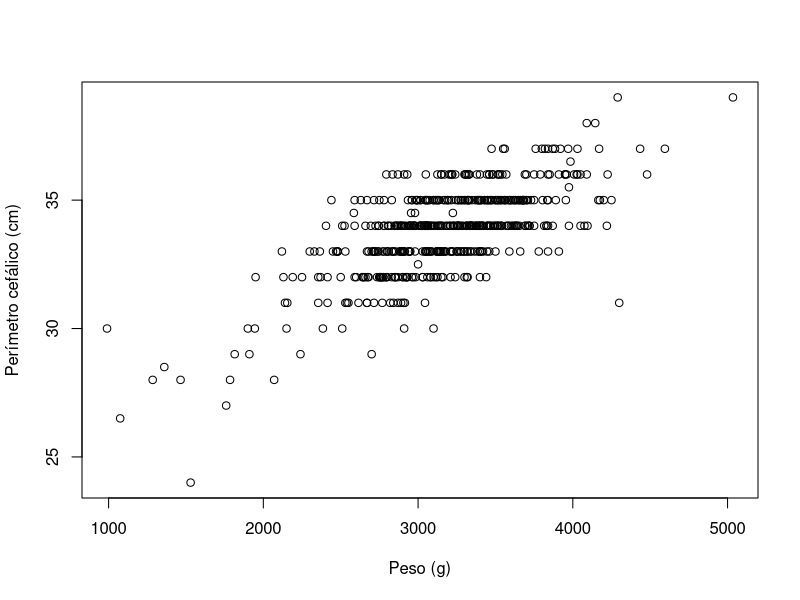
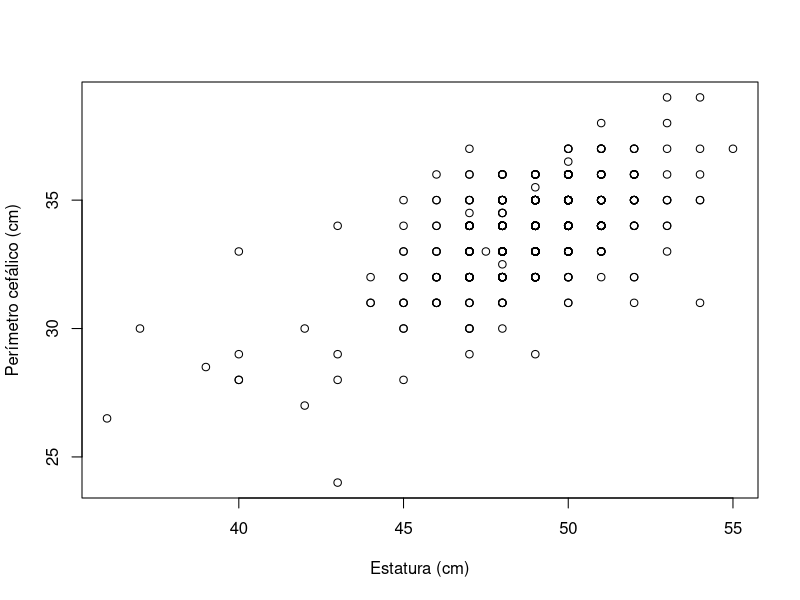
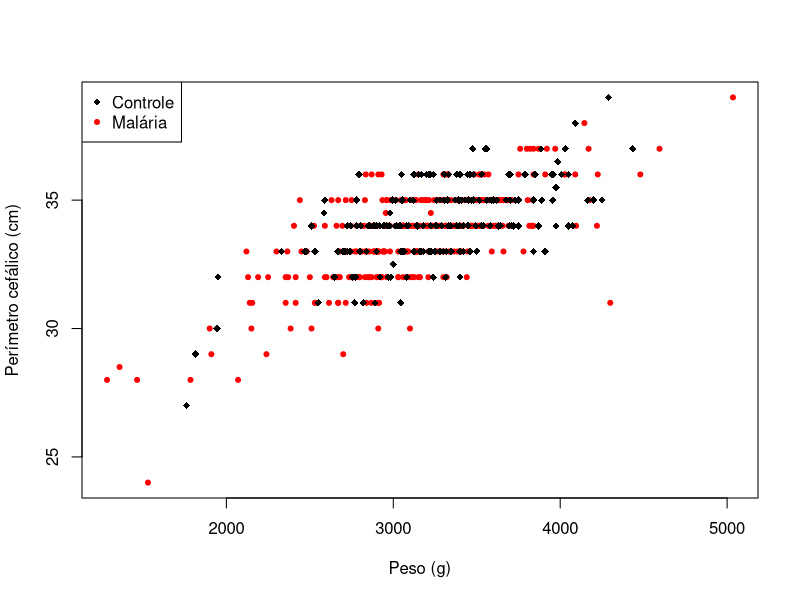
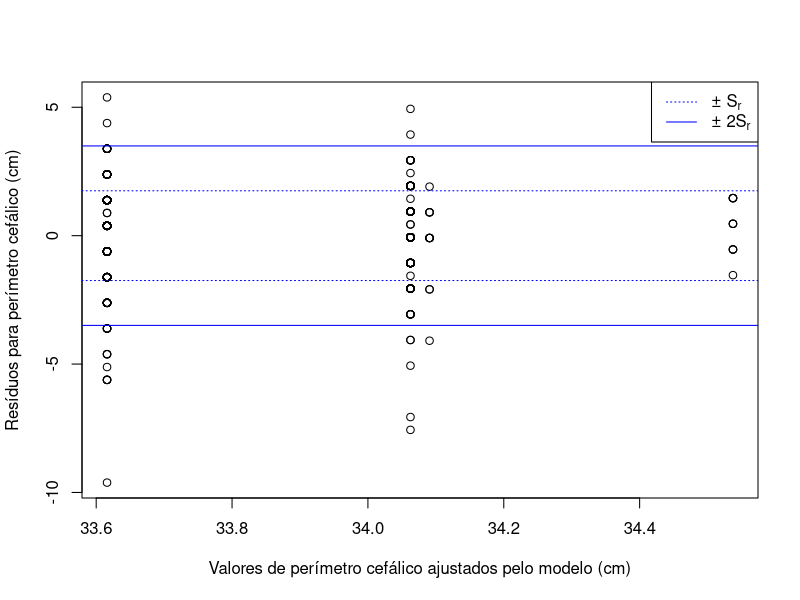

Write R code to recreate these figures, in order.
#!/usr/bin/Rscript

DISPERSION_A1 = "ex2-a1.pdf"
DISPERSION_A2 = "ex2-a2.pdf"
DISPERSION_C  = "ex2-c.pdf"
RESIDUALS_D   = "ex2-d.pdf"

WEIGHT_B = 3000

df = read.csv("../data/ex2.csv", sep=";", fileEncoding="UTF-8")

# ---------------------------------------------------------------------
# Item a

cat("[Item a]\n")

print("Valid observations:")
paste("- Weight: ",             sum(!is.na(df$peso)), "/", length(df$peso), sep="")
paste("- Height: ",             sum(!is.na(df$est)),  "/", length(df$est),  sep="")
paste("- Cephalic perimeter: ", sum(!is.na(df$pc)),   "/", length(df$pc),   sep="")
cat("\n")

# Cephalic perimeter x weight
r = cor(df$pc, df$peso, use="pairwise.complete.obs")
paste("Cephalic perimeter x weight: r² =", round(r, 3))

pdf(DISPERSION_A1)
plot(df$pc ~ df$peso,
     xlab="Peso (g)",
     ylab="Perímetro cefálico (cm)")
invisible(dev.off())
paste("Dispersion diagram saved as", DISPERSION_A1)
cat("\n")

# Cephalic perimeter x height
r = cor(df$pc, df$est, use="pairwise.complete.obs")
paste("Cephalic perimeter x height: r² =", round(r, 3))

# Count number of times that (est=48.0, pc=33.0) appeared in the dataframe
rep = (df$est == 48.0 & df$pc == 33.0)
paste("(48.0, 33.0) appeared", length(which(rep == T)), "times")

pdf(DISPERSION_A2)
plot(df$pc ~ df$est,
     xlab="Estatura (cm)",
     ylab="Perímetro cefálico (cm)")
invisible(dev.off())
paste("Dispersion diagram saved as", DISPERSION_A2)

# ---------------------------------------------------------------------
# Item b

cat("\n[Item b]\n")

model = lm(df$pc ~ df$peso)
summary(model)

coefs = round(coefficients(model), 3)
paste("Regression line: Y = ", coefs[1], " + ", coefs[2], "X", sep="")

pred = coefs[1] + coefs[2] * WEIGHT_B
paste("Predicted cephalic perimeter for 3000g:", pred)

# ---------------------------------------------------------------------
# Item c

cat("\n[Item c]\n")

# Split newborns into 2 groups, according to malaria presence
control = df[df$grupo == 0,]
malaria = df[df$grupo %in% seq(1, 3),]

# Quick check if the split was done right
stopifnot(nrow(control) + nrow(malaria) == nrow(df))

pdf(DISPERSION_C)

plot(malaria$pc ~ malaria$peso,
     col="red", pch=20,
     xlab="Peso (g)",
     ylab="Perímetro cefálico (cm)")
points(control$pc ~ control$peso, pch=18)
legend("topleft",
        legend=c("Controle", "Malária"),
        col=c("black", "red"),
        pch=c(18, 20))

invisible(dev.off())

paste("Dispersion diagram saved as", DISPERSION_C)

# ---------------------------------------------------------------------
# Item d

cat("\n[Item d]\n")

# Create new categories
df$tem_malaria = 0
df$tem_malaria[df$grupo %in% seq(1, 3)] = 1

df$mais_de_35_anos = 0
df$mais_de_35_anos[df$idade > 35] = 1

model = lm(df$pc ~ as.factor(df$tem_malaria) + as.factor(df$mais_de_35_anos))
s = summary(model)$sigma
print(summary(model))

# Plot residuals x fitted values
pdf(RESIDUALS_D)
plot(residuals(model) ~ fitted(model),
     xlab="Valores de perímetro cefálico ajustados pelo modelo (cm)",
     ylab="Resíduos para perímetro cefálico (cm)")


# Plot residual standard error lines
abline(s, 0, lty=3, col="blue")
abline(-s, 0, lty=3, col="blue")
abline(2*s, 0, col="blue")
abline(-2*s, 0, col="blue")

# Add legend to explain error lines
legend("topright",
        # \u00B1 is the plus/minus symbol
        legend=c(expression("\u00B1 S"["r"]), expression("\u00B1 2S"["r"])),
        col=c("blue", "blue"),
        lty=c(3, 1))

invisible(dev.off())
paste("Residuals graph saved as", RESIDUALS_D)
